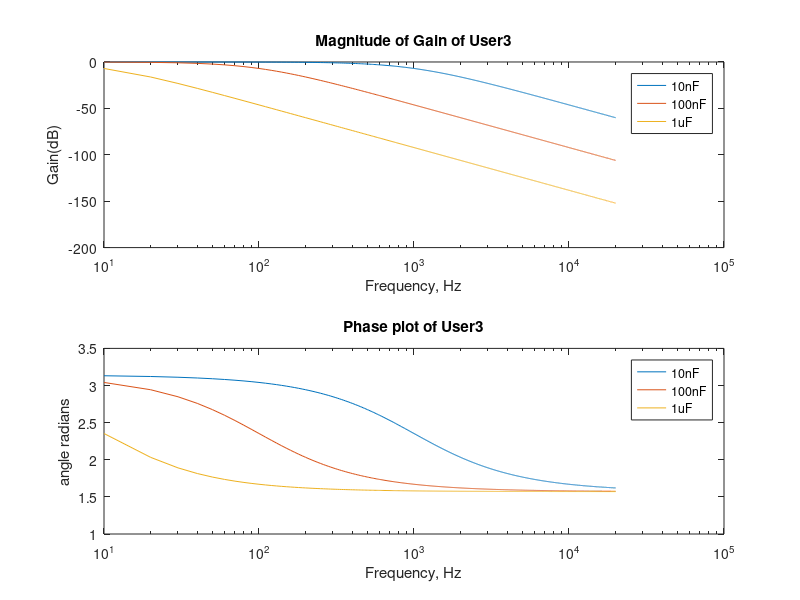

MATLAB code for this plot:
% Eric Morse and Tom Tao CM2084
% ECE300 Prelab Lab 4 Part e
% 
% Initialize all variables 
% 
clear variables 
% 
%  this program determines results for Prelab of Lab 4
% 
T = 1;
N = 100;
n=1:N; 
f=10:10:20000; 
rc1 = 0.00016;
rc2 = 0.0016;
rc3 = 0.016;
% Define time range with time step size T/100 
h1 = -1./(1+sqrt(-1)*2*pi*f*rc1); 
h2 = -1./(1+sqrt(-1)*2*pi*f*rc2);
h3 = -1./(1+sqrt(-1)*2*pi*f*rc3);
% zeroeth-order truncted Fourier series 
figure(1)
subplot(2,1,1)
semilogx(f, 10*log(abs(h1.^2)), f, 10*log(abs(h2.^2)), f, 10*log(abs(h3.^2)))
xlabel('Frequency, Hz') 
ylabel('Gain(dB)') 
legend('10nF', '100nF', '1uF')
title('Magnitude of Gain of User3') 
subplot(2,1,2)
semilogx(f,unwrap(angle(h1)), f, unwrap(angle(h2)), f, unwrap(angle(h3)))
xlabel('Frequency, Hz')
ylabel('angle radians')
legend('10nF', '100nF', '1uF')
title('Phase plot of User3')
